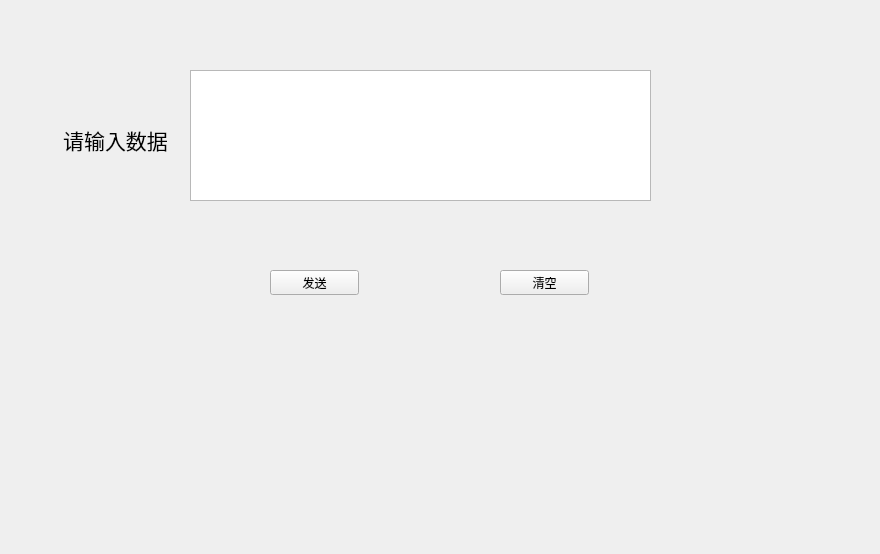
<?xml version="1.0" encoding="UTF-8"?>
<ui version="4.0">
 <class>Chat</class>
 <widget class="QWidget" name="Chat">
  <property name="geometry">
   <rect>
    <x>0</x>
    <y>0</y>
    <width>880</width>
    <height>554</height>
   </rect>
  </property>
  <property name="windowTitle">
   <string>聊天窗口</string>
  </property>
  <widget class="QTextEdit" name="textEdit">
   <property name="geometry">
    <rect>
     <x>190</x>
     <y>70</y>
     <width>461</width>
     <height>131</height>
    </rect>
   </property>
  </widget>
  <widget class="QLabel" name="label">
   <property name="geometry">
    <rect>
     <x>50</x>
     <y>90</y>
     <width>131</width>
     <height>101</height>
    </rect>
   </property>
   <property name="text">
    <string>&lt;html&gt;&lt;head/&gt;&lt;body&gt;&lt;p align=&quot;center&quot;&gt;&lt;span style=&quot; font-size:16pt;&quot;&gt;请输入数据&lt;/span&gt;&lt;/p&gt;&lt;/body&gt;&lt;/html&gt;</string>
   </property>
  </widget>
  <widget class="QPushButton" name="pushButton_S">
   <property name="geometry">
    <rect>
     <x>270</x>
     <y>270</y>
     <width>89</width>
     <height>25</height>
    </rect>
   </property>
   <property name="text">
    <string>发送</string>
   </property>
  </widget>
  <widget class="QPushButton" name="pushButton_C">
   <property name="geometry">
    <rect>
     <x>500</x>
     <y>270</y>
     <width>89</width>
     <height>25</height>
    </rect>
   </property>
   <property name="text">
    <string>清空</string>
   </property>
  </widget>
 </widget>
 <resources/>
 <connections/>
</ui>
